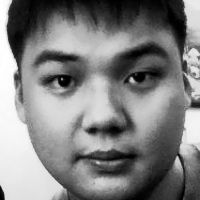
#> input picture modules/facial/data_faces/Duong Ngo Nhat Minh/1762305443715.png, 200 x 200 px
$ python -i liveness_detection.py   (imports and definitions only)   (older library calls are emulated)
#> lines starting #> are read from the running program, lines starting #| are printed output that depends on the picture
#> further down, picture is the input picture: shape (200, 200, 3); min 0, max 255, mean 128.7
"""
Liveness Detection for Biometric Anti-Spoofing
Prevents attacks using photos, videos, or printed images
"""
import cv2
import numpy as np
from typing import Dict, Optional
import logging

logger = logging.getLogger(__name__)

class LivenessDetector:
    """
    Multi-modal liveness detection
    - Face: Texture analysis + Blur detection
    - Iris: Quality checks + Resolution validation
    - Fingerprint: Edge sharpness analysis
    """

    # Thresholds (heavily relaxed for maximum usability)
    FACE_BLUR_THRESHOLD = 40.0   # Laplacian variance (lowered from 80)
    FACE_LBP_THRESHOLD = 30.0    # Local Binary Pattern variance (lowered from 40)
    IRIS_MIN_RESOLUTION = 100    # Minimum pixels (lowered from 150)
    IRIS_EDGE_THRESHOLD = 0.04   # Edge density (lowered from 0.08)
    FP_EDGE_THRESHOLD = 0.08     # Fingerprint edge quality (lowered from 0.12)

    def __init__(self):
        """Initialize liveness detector"""
        logger.info("Liveness Detector initialized")

    def detect_face_liveness(self, image: np.ndarray) -> Dict:
        """
        Detect if face image is from a real person or photo/screen

        Methods:
        1. Blur detection (photos are often blurrier)
        2. Texture analysis using LBP (Local Binary Patterns)
        3. Color distribution analysis

        Args:
            image: BGR image containing face

        Returns:
            {
                'is_live': bool,
                'confidence': float (0-1),
                'reason': str,
                'blur_score': float,
                'texture_score': float
            }
        """
        try:
            if image is None or image.size == 0:
                return {
                    'is_live': False,
                    'confidence': 0.0,
                    'reason': 'Invalid image',
                    'blur_score': 0.0,
                    'texture_score': 0.0
                }

            gray = cv2.cvtColor(image, cv2.COLOR_BGR2GRAY)

            # 1. Blur Detection (Laplacian variance)
            blur_score = cv2.Laplacian(gray, cv2.CV_64F).var()
#> blur_score = 381.7

            if blur_score < self.FACE_BLUR_THRESHOLD:
                return {
                    'is_live': False,
                    'confidence': min(blur_score / self.FACE_BLUR_THRESHOLD, 1.0),
                    'reason': f'Image too blurry (score: {blur_score:.1f})',
                    'blur_score': float(blur_score),
                    'texture_score': 0.0
                }

            # 2. Texture Analysis using LBP
            lbp_variance = self._calculate_lbp_variance(gray)

            if lbp_variance < self.FACE_LBP_THRESHOLD:
                return {
                    'is_live': False,
                    'confidence': 0.4,
                    'reason': 'Detected photo/screen (low texture variance)',
                    'blur_score': float(blur_score),
                    'texture_score': float(lbp_variance)
                }

            # 3. Color distribution check (optional, for better accuracy)
            color_score = self._check_color_distribution(image)

            # Calculate overall confidence
            confidence = min((blur_score / self.FACE_BLUR_THRESHOLD) * 0.5 +
                           (lbp_variance / self.FACE_LBP_THRESHOLD) * 0.3 +
                           color_score * 0.2, 1.0)

            logger.info(f"Face liveness: LIVE (blur={blur_score:.1f}, lbp={lbp_variance:.1f}, conf={confidence:.2f})")

            return {
                'is_live': True,
                'confidence': float(confidence),
                'reason': 'Live face detected',
                'blur_score': float(blur_score),
                'texture_score': float(lbp_variance)
            }

        except Exception as e:
            logger.error(f"Face liveness detection failed: {e}")
            return {
                'is_live': False,
                'confidence': 0.0,
                'reason': f'Detection error: {str(e)}',
                'blur_score': 0.0,
                'texture_score': 0.0
            }

    # [146 lines left out: functions detect_iris_liveness, detect_fingerprint_liveness, not called in this run]

    def _calculate_lbp_variance(self, gray_image: np.ndarray) -> float:
        """
        Calculate Local Binary Pattern variance for texture analysis
        Higher variance = more texture variation = likely real face
        Lower variance = flat texture = likely photo/screen
        """
        try:
            # Simple LBP implementation
            rows, cols = gray_image.shape
#> rows = 200; cols = 200
            lbp = np.zeros((rows-2, cols-2), dtype=np.uint8)

            for i in range(1, rows-1):
                for j in range(1, cols-1):
                    center = gray_image[i, j]
                    code = 0
                    code |= (gray_image[i-1, j-1] > center) << 7
                    code |= (gray_image[i-1, j] > center) << 6
                    code |= (gray_image[i-1, j+1] > center) << 5
                    code |= (gray_image[i, j+1] > center) << 4
                    code |= (gray_image[i+1, j+1] > center) << 3
                    code |= (gray_image[i+1, j] > center) << 2
                    code |= (gray_image[i+1, j-1] > center) << 1
                    code |= (gray_image[i, j-1] > center) << 0
                    lbp[i-1, j-1] = code
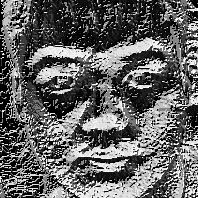
#> lbp: shape (198, 198); min 0, max 255, mean 98.9

            # Calculate variance
            variance = float(np.var(lbp))
#> variance = 7817.9
            return variance

        except Exception as e:
            logger.error(f"LBP calculation failed: {e}")
            return 0.0

    def _check_color_distribution(self, image: np.ndarray) -> float:
        """
        Check color distribution to detect screen/photo artifacts
        Real faces have more natural color distribution

        Returns:
            Score between 0-1
        """
        try:
            # Convert to HSV
            hsv = cv2.cvtColor(image, cv2.COLOR_BGR2HSV)
#> hsv: shape (200, 200, 3); mean H, S, V 0, 0, 128.7

            # Calculate histogram for hue channel
            hist = cv2.calcHist([hsv], [0], None, [180], [0, 180])
#> hist = 180 values, max 40000 at index 0, min 0 at index 1, mean 222.2
            hist = hist.flatten() / hist.sum()
#> hist = 180 values, max 1 at index 0, min 0 at index 1, mean 0.00556

            # Real faces have more diverse hue distribution
            entropy = -np.sum(hist * np.log2(hist + 1e-7))
#> entropy = -1.72e-07

            # Normalize to 0-1 (max entropy for 180 bins is ~7.5)
            score = min(entropy / 7.5, 1.0)
#> score = -2.29e-08

            return float(score)

        except Exception as e:
            logger.error(f"Color distribution check failed: {e}")
            return 0.5  # Neutral score on error


# Global instance
liveness_detector = LivenessDetector()

>>> import cv2
>>> picture = cv2.imread('../../modules/facial/data_faces/Duong Ngo Nhat Minh/1762305443715.png')
>>> result = LivenessDetector().detect_face_liveness(picture)
#> in detect_face_liveness, `confidence = min((blur_score / self.FACE_BLUR_THRESHOLD) * 0.5 + (lbp_..`: confidence = 1
#> result = {'is_live': True, 'confidence': 1, 'reason': 'Live face detected', 'blur_score': 381.7, 'texture_score': 7817.9}

$ run again, on modules/facial/data_faces/Duong Ngo Nhat Minh/1762305446729.png
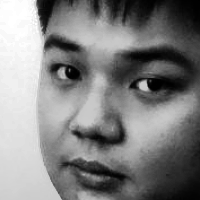
#> input picture modules/facial/data_faces/Duong Ngo Nhat Minh/1762305446729.png, 200 x 200 px
#> picture is the input picture: shape (200, 200, 3); min 0, max 255, mean 128.9
#> blur_score = 153.9
#> after the loop in _calculate_lbp_variance, `for i in range(1, rows-1):`:
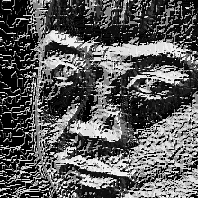
#> lbp: shape (198, 198); min 0, max 255, mean 91.3
#> variance = 8109.6
#> hsv: shape (200, 200, 3); mean H, S, V 0, 0, 128.9
#> in _check_color_distribution, `hist = cv2.calcHist([hsv], [0], None, [180], [0, 180])`: hist = 180 values, max 40000 at index 0, min 0 at index 1, mean 222.2
#> in _check_color_distribution, `hist = hist.flatten() / hist.sum()`: hist = 180 values, max 1 at index 0, min 0 at index 1, mean 0.00556
#> entropy = -1.72e-07
#> score = -2.29e-08
#> confidence = 1
#> result = {'is_live': True, 'confidence': 1, 'reason': 'Live face detected', 'blur_score': 153.9, 'texture_score': 8109.6}
